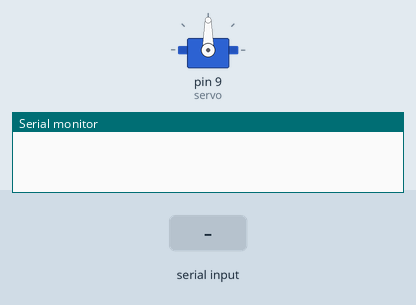
This sketch was run on a simulated Arduino Uno, built with avr-gcc and run on an emulated ATmega328P. Parts: servo, the last lines printed to the serial monitor. The inputs (shaded band) are chosen by the test bench.

Above: at 1.2 s.
1.3 s: "30,150\n" received over Serial
At 1.7 s:
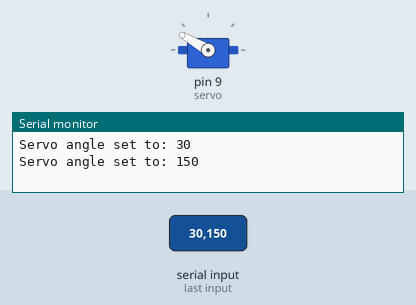
At 3.5 s:
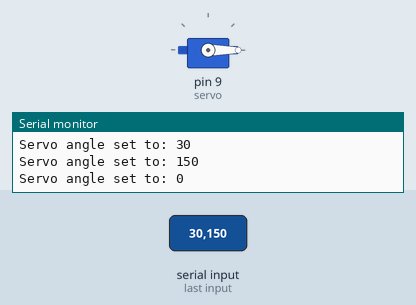
3.8 s: "90,45\n" received over Serial
At 4.6 s:
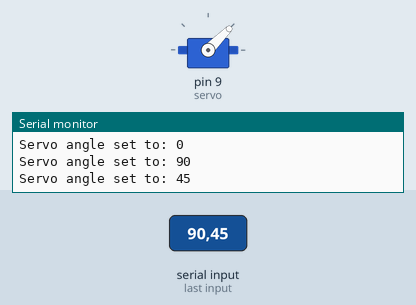
Timing chart, 0 to 6.8 s (numbered marks = the images above; inputs shaded):
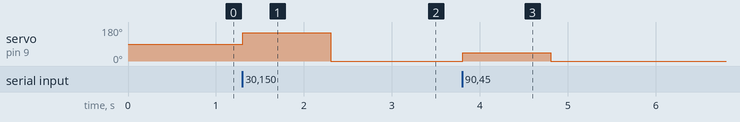

The sketch:

ServoTesting.ino
```cpp
#include <Servo.h>

Servo servo;

void setup() {
  Serial.begin(9600);
  servo.attach(9);  // Attach servo to digital pin 9
}

void loop() {
  if (Serial.available() > 0) {
    int angle = Serial.parseInt();

    // Ensure that the angle is within the valid range (0 to 180)
    if (angle >= 0 && angle <= 180) {
      servo.write(angle);
      Serial.print("Servo angle set to: ");
      Serial.println(angle);
    }
  }
}
```

Measured:
- after the input at 1.3 s, servo on pin 9 (servo): 90° → 150° at once, → 0° 1.0 s later
- after the input at 3.8 s, servo on pin 9 (servo): 0° → 45° at once, → 0° 1.0 s later
